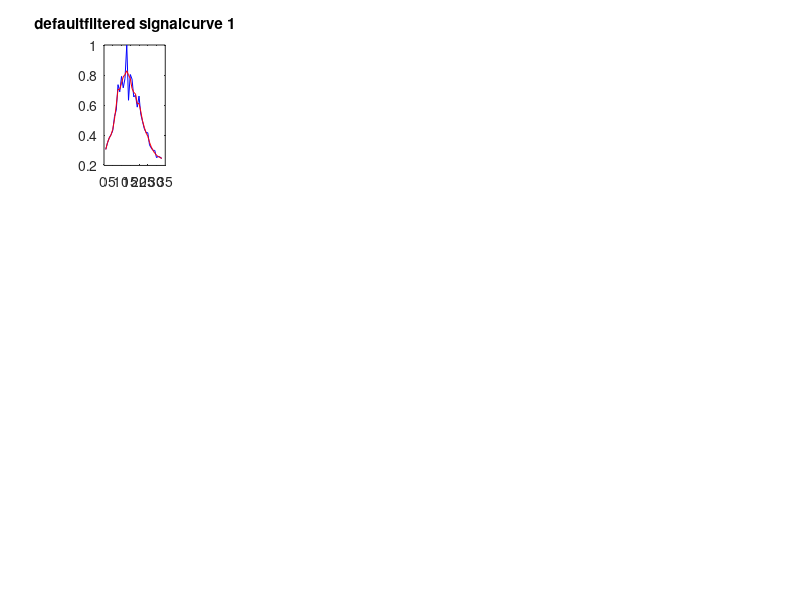

This figure's MATLAB source: (Note: this script raises an error after producing the figure.)
% Gathering signal's file informations
fileID     = fopen("signal_zlens.txt","r");
formatSpec = '%f';
sizex      = [1 inf];
abs_X = 0.0:0.025:0.8;
% Savitzky-Golay parameters
polynomial_order = 7;
framelen         = 13;
derivative_order = 1;
% Reading from a file the input signal to be filtered
%x = fscanf(fileID,formatSpec, sizex);
data=load("signal_zlens.txt");
data_size = size(data);
nrows = data_size(1,1);
ncols = data_size(1,2);

for i = 1:ncols
    subplot(3,6,i);
    x = data(:, i);
    x_max = max(x);
    y = sgolayfilt(x/x_max, polynomial_order, framelen);
    %figure;
    plot(x/x_max,'b');
    hold("on");
    plot(y,'r');
    txt = sprintf('curve %i',i);
    txt = strcat('filtered signal', txt);
    txt = strcat('default ', txt);
    title(txt);
    le = [le, txt];
    %legend('signal', txt);
    %hold("on");
    grid;
end
hold off;
figure;
for i = 1:ncols
    subplot(3,6,i);
    x = data(:, i);
    x_max = max(x);
    y = sgolayfilt(x/x_max, polynomial_order, framelen, "classic");
    %figure;
    plot(x/x_max,'b');
    hold("on");
    plot(y,'r');
    txt = sprintf('curve %i',i);
    txt = strcat('filtered signal', txt);
    txt = strcat('classic', txt);
    title(txt);
    le = [le, txt];
    %legend('signal', txt);
    %hold("on");
    grid;
end
hold off;
figure;
for i = 1:ncols
    subplot(3,6,i);
    x = data(:, i);
    x_max = max(x);
    y = sgolayfilt(x/x_max, polynomial_order, framelen, "nearest");
    %figure;
    plot(x/x_max,'b');
    hold("on");
    plot(y,'r');
    txt = sprintf('curve %i',i);
    txt = strcat('filtered signal', txt);
    txt = strcat('nearest-trst', txt);
    title(txt);
    le = [le, txt];
    %legend('signal', txt);
    %hold("on");
    grid;
end
hold off;
figure;
for i = 1:ncols
    subplot(3,6,i);
    x = data(:, i);
    x_max = max(x);
    y = sgolayfilt(x/x_max, polynomial_order, framelen, "nearest","no");
    %figure;
    plot(x/x_max,'b');
    hold("on");
    plot(y,'r');
    txt = sprintf('curve %i',i);
    txt = strcat('filtered signal', txt);
    txt = strcat('nearest-notrst', txt);
    title(txt);
    le = [le, txt];
    %legend('signal', txt);
    %hold("on");
    grid;
end
